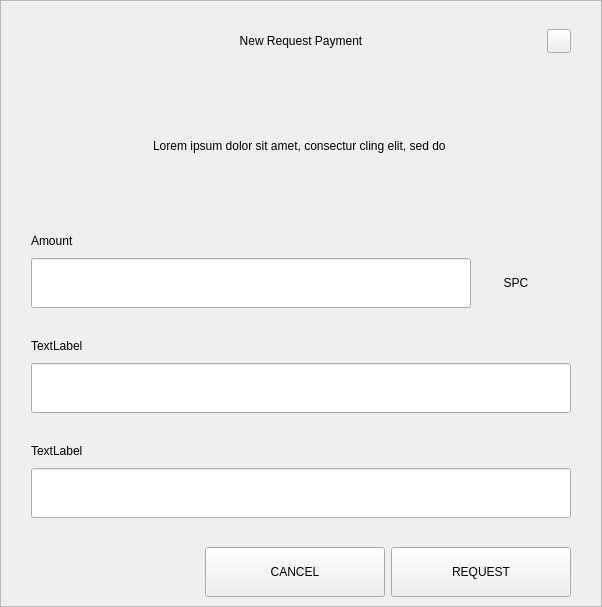
<?xml version="1.0" encoding="UTF-8"?>
<ui version="4.0">
 <class>RequestDialog</class>
 <widget class="QDialog" name="RequestDialog">
  <property name="geometry">
   <rect>
    <x>0</x>
    <y>0</y>
    <width>602</width>
    <height>607</height>
   </rect>
  </property>
  <property name="windowTitle">
   <string>Dialog</string>
  </property>
  <layout class="QVBoxLayout" name="verticalLayout_5">
   <property name="spacing">
    <number>0</number>
   </property>
   <property name="leftMargin">
    <number>0</number>
   </property>
   <property name="topMargin">
    <number>0</number>
   </property>
   <property name="rightMargin">
    <number>0</number>
   </property>
   <property name="bottomMargin">
    <number>0</number>
   </property>
   <item>
    <widget class="QFrame" name="frame">
     <property name="styleSheet">
      <string notr="true"/>
     </property>
     <property name="frameShape">
      <enum>QFrame::StyledPanel</enum>
     </property>
     <property name="frameShadow">
      <enum>QFrame::Raised</enum>
     </property>
     <layout class="QVBoxLayout" name="verticalLayout_4" stretch="1,0,0">
      <property name="spacing">
       <number>0</number>
      </property>
      <property name="leftMargin">
       <number>30</number>
      </property>
      <property name="topMargin">
       <number>20</number>
      </property>
      <property name="rightMargin">
       <number>30</number>
      </property>
      <property name="bottomMargin">
       <number>0</number>
      </property>
      <item>
       <layout class="QHBoxLayout" name="horizontalLayout_3">
        <property name="spacing">
         <number>0</number>
        </property>
        <item>
         <spacer name="horizontalSpacer_21">
          <property name="orientation">
           <enum>Qt::Horizontal</enum>
          </property>
          <property name="sizeHint" stdset="0">
           <size>
            <width>40</width>
            <height>20</height>
           </size>
          </property>
         </spacer>
        </item>
        <item>
         <widget class="QLabel" name="labelTitle">
          <property name="minimumSize">
           <size>
            <width>0</width>
            <height>40</height>
           </size>
          </property>
          <property name="maximumSize">
           <size>
            <width>16777215</width>
            <height>40</height>
           </size>
          </property>
          <property name="styleSheet">
           <string notr="true">padding-left:24px;</string>
          </property>
          <property name="text">
           <string>New Request Payment</string>
          </property>
          <property name="alignment">
           <set>Qt::AlignCenter</set>
          </property>
          <property name="margin">
           <number>7</number>
          </property>
         </widget>
        </item>
        <item>
         <spacer name="horizontalSpacer">
          <property name="orientation">
           <enum>Qt::Horizontal</enum>
          </property>
          <property name="sizeHint" stdset="0">
           <size>
            <width>40</width>
            <height>20</height>
           </size>
          </property>
         </spacer>
        </item>
        <item>
         <widget class="QPushButton" name="btnEsc">
          <property name="minimumSize">
           <size>
            <width>24</width>
            <height>24</height>
           </size>
          </property>
          <property name="maximumSize">
           <size>
            <width>24</width>
            <height>24</height>
           </size>
          </property>
          <property name="focusPolicy">
           <enum>Qt::NoFocus</enum>
          </property>
          <property name="text">
           <string/>
          </property>
         </widget>
        </item>
       </layout>
      </item>
      <item>
       <widget class="QStackedWidget" name="stack">
        <property name="minimumSize">
         <size>
          <width>540</width>
          <height>0</height>
         </size>
        </property>
        <property name="maximumSize">
         <size>
          <width>540</width>
          <height>16777215</height>
         </size>
        </property>
        <property name="currentIndex">
         <number>0</number>
        </property>
        <widget class="QWidget" name="page_1">
         <property name="minimumSize">
          <size>
           <width>540</width>
           <height>0</height>
          </size>
         </property>
         <property name="maximumSize">
          <size>
           <width>540</width>
           <height>16777215</height>
          </size>
         </property>
         <layout class="QVBoxLayout" name="layout1">
          <property name="spacing">
           <number>0</number>
          </property>
          <property name="leftMargin">
           <number>0</number>
          </property>
          <property name="topMargin">
           <number>0</number>
          </property>
          <property name="rightMargin">
           <number>0</number>
          </property>
          <property name="bottomMargin">
           <number>0</number>
          </property>
          <item>
           <spacer name="verticalSpacer_21">
            <property name="orientation">
             <enum>Qt::Vertical</enum>
            </property>
            <property name="sizeType">
             <enum>QSizePolicy::Fixed</enum>
            </property>
            <property name="sizeHint" stdset="0">
             <size>
              <width>20</width>
              <height>30</height>
             </size>
            </property>
           </spacer>
          </item>
          <item alignment="Qt::AlignHCenter">
           <widget class="QLabel" name="labelMessage">
            <property name="minimumSize">
             <size>
              <width>400</width>
              <height>50</height>
             </size>
            </property>
            <property name="text">
             <string>Lorem ipsum dolor sit amet, consectur cling elit, sed do </string>
            </property>
            <property name="alignment">
             <set>Qt::AlignCenter</set>
            </property>
            <property name="wordWrap">
             <bool>true</bool>
            </property>
           </widget>
          </item>
          <item alignment="Qt::AlignBottom">
           <widget class="QWidget" name="containerAmount" native="true">
            <layout class="QVBoxLayout" name="verticalLayout">
             <property name="spacing">
              <number>9</number>
             </property>
             <property name="leftMargin">
              <number>0</number>
             </property>
             <property name="topMargin">
              <number>0</number>
             </property>
             <property name="rightMargin">
              <number>0</number>
             </property>
             <property name="bottomMargin">
              <number>0</number>
             </property>
             <item>
              <widget class="QLabel" name="labelSubtitleAmount">
               <property name="minimumSize">
                <size>
                 <width>350</width>
                 <height>16</height>
                </size>
               </property>
               <property name="maximumSize">
                <size>
                 <width>16777215</width>
                 <height>16</height>
                </size>
               </property>
               <property name="text">
                <string>Amount</string>
               </property>
              </widget>
             </item>
             <item alignment="Qt::AlignTop">
              <widget class="QWidget" name="layoutAmount" native="true">
               <layout class="QHBoxLayout" name="horizontalLayout" stretch="2,0">
                <property name="spacing">
                 <number>0</number>
                </property>
                <property name="leftMargin">
                 <number>0</number>
                </property>
                <property name="topMargin">
                 <number>0</number>
                </property>
                <property name="rightMargin">
                 <number>0</number>
                </property>
                <property name="bottomMargin">
                 <number>0</number>
                </property>
                <item>
                 <widget class="QLineEdit" name="lineEditAmount">
                  <property name="minimumSize">
                   <size>
                    <width>0</width>
                    <height>50</height>
                   </size>
                  </property>
                  <property name="maximumSize">
                   <size>
                    <width>16777215</width>
                    <height>50</height>
                   </size>
                  </property>
                 </widget>
                </item>
                <item>
                 <widget class="QWidget" name="comboContainer" native="true">
                  <property name="minimumSize">
                   <size>
                    <width>100</width>
                    <height>50</height>
                   </size>
                  </property>
                  <property name="maximumSize">
                   <size>
                    <width>16777215</width>
                    <height>50</height>
                   </size>
                  </property>
                  <layout class="QHBoxLayout" name="horizontalLayout_31">
                   <property name="spacing">
                    <number>0</number>
                   </property>
                   <property name="leftMargin">
                    <number>0</number>
                   </property>
                   <property name="topMargin">
                    <number>0</number>
                   </property>
                   <property name="rightMargin">
                    <number>10</number>
                   </property>
                   <property name="bottomMargin">
                    <number>0</number>
                   </property>
                   <item>
                    <widget class="QLabel" name="comboBoxCoin">
                     <property name="text">
                      <string>SPC</string>
                     </property>
                     <property name="alignment">
                      <set>Qt::AlignCenter</set>
                     </property>
                    </widget>
                   </item>
                  </layout>
                 </widget>
                </item>
               </layout>
              </widget>
             </item>
            </layout>
           </widget>
          </item>
          <item>
           <spacer name="verticalSpacer_31">
            <property name="orientation">
             <enum>Qt::Vertical</enum>
            </property>
            <property name="sizeType">
             <enum>QSizePolicy::Fixed</enum>
            </property>
            <property name="sizeHint" stdset="0">
             <size>
              <width>20</width>
              <height>30</height>
             </size>
            </property>
           </spacer>
          </item>
          <item>
           <layout class="QVBoxLayout" name="verticalLayoutLabel">
            <property name="spacing">
             <number>9</number>
            </property>
            <item>
             <widget class="QLabel" name="labelSubtitleLabel">
              <property name="minimumSize">
               <size>
                <width>0</width>
                <height>16</height>
               </size>
              </property>
              <property name="maximumSize">
               <size>
                <width>16777215</width>
                <height>16</height>
               </size>
              </property>
              <property name="text">
               <string>TextLabel</string>
              </property>
             </widget>
            </item>
            <item>
             <widget class="QLineEdit" name="lineEditLabel">
              <property name="minimumSize">
               <size>
                <width>0</width>
                <height>50</height>
               </size>
              </property>
              <property name="maximumSize">
               <size>
                <width>16777215</width>
                <height>50</height>
               </size>
              </property>
             </widget>
            </item>
           </layout>
          </item>
          <item>
           <spacer name="verticalSpacer_34">
            <property name="orientation">
             <enum>Qt::Vertical</enum>
            </property>
            <property name="sizeType">
             <enum>QSizePolicy::Fixed</enum>
            </property>
            <property name="sizeHint" stdset="0">
             <size>
              <width>20</width>
              <height>30</height>
             </size>
            </property>
           </spacer>
          </item>
          <item>
           <layout class="QVBoxLayout" name="verticalLayoutDescription">
            <property name="spacing">
             <number>9</number>
            </property>
            <item>
             <widget class="QLabel" name="labelSubtitleDescription">
              <property name="minimumSize">
               <size>
                <width>0</width>
                <height>16</height>
               </size>
              </property>
              <property name="maximumSize">
               <size>
                <width>16777215</width>
                <height>16</height>
               </size>
              </property>
              <property name="text">
               <string>TextLabel</string>
              </property>
             </widget>
            </item>
            <item>
             <widget class="QLineEdit" name="lineEditDescription">
              <property name="minimumSize">
               <size>
                <width>0</width>
                <height>50</height>
               </size>
              </property>
              <property name="maximumSize">
               <size>
                <width>16777215</width>
                <height>50</height>
               </size>
              </property>
             </widget>
            </item>
            <item>
             <spacer name="verticalSpacer_4">
              <property name="orientation">
               <enum>Qt::Vertical</enum>
              </property>
              <property name="sizeType">
               <enum>QSizePolicy::Fixed</enum>
              </property>
              <property name="sizeHint" stdset="0">
               <size>
                <width>20</width>
                <height>20</height>
               </size>
              </property>
             </spacer>
            </item>
           </layout>
          </item>
         </layout>
        </widget>
        <widget class="QWidget" name="page_2">
         <layout class="QVBoxLayout" name="layout2">
          <item>
           <spacer name="verticalSpacer_5">
            <property name="orientation">
             <enum>Qt::Vertical</enum>
            </property>
            <property name="sizeType">
             <enum>QSizePolicy::Fixed</enum>
            </property>
            <property name="sizeHint" stdset="0">
             <size>
              <width>20</width>
              <height>50</height>
             </size>
            </property>
           </spacer>
          </item>
          <item alignment="Qt::AlignHCenter">
           <widget class="QLabel" name="labelQrImg">
            <property name="minimumSize">
             <size>
              <width>260</width>
              <height>260</height>
             </size>
            </property>
            <property name="maximumSize">
             <size>
              <width>260</width>
              <height>260</height>
             </size>
            </property>
            <property name="text">
             <string/>
            </property>
            <property name="alignment">
             <set>Qt::AlignCenter</set>
            </property>
           </widget>
          </item>
          <item>
           <spacer name="verticalSpacer_2">
            <property name="orientation">
             <enum>Qt::Vertical</enum>
            </property>
            <property name="sizeType">
             <enum>QSizePolicy::Fixed</enum>
            </property>
            <property name="sizeHint" stdset="0">
             <size>
              <width>20</width>
              <height>30</height>
             </size>
            </property>
           </spacer>
          </item>
          <item alignment="Qt::AlignHCenter">
           <widget class="QLabel" name="labelAddress">
            <property name="text">
             <string>D7VFR83SQbiezrW72hjcWJtcfip5krte2Z </string>
            </property>
           </widget>
          </item>
          <item>
           <spacer name="verticalSpacer_32">
            <property name="orientation">
             <enum>Qt::Vertical</enum>
            </property>
            <property name="sizeType">
             <enum>QSizePolicy::Expanding</enum>
            </property>
            <property name="sizeHint" stdset="0">
             <size>
              <width>20</width>
              <height>20</height>
             </size>
            </property>
           </spacer>
          </item>
          <item>
           <layout class="QHBoxLayout" name="horizontal">
            <property name="leftMargin">
             <number>20</number>
            </property>
            <property name="rightMargin">
             <number>20</number>
            </property>
            <property name="bottomMargin">
             <number>20</number>
            </property>
            <item>
             <spacer name="horizontalSpacer_4">
              <property name="orientation">
               <enum>Qt::Horizontal</enum>
              </property>
              <property name="sizeHint" stdset="0">
               <size>
                <width>40</width>
                <height>20</height>
               </size>
              </property>
             </spacer>
            </item>
            <item>
             <widget class="QPushButton" name="btnCopyAddress">
              <property name="minimumSize">
               <size>
                <width>180</width>
                <height>50</height>
               </size>
              </property>
              <property name="text">
               <string>COPY ADDRESS</string>
              </property>
             </widget>
            </item>
            <item>
             <widget class="QPushButton" name="btnCopyUrl">
              <property name="minimumSize">
               <size>
                <width>180</width>
                <height>50</height>
               </size>
              </property>
              <property name="text">
               <string>COPY URL</string>
              </property>
             </widget>
            </item>
            <item>
             <spacer name="horizontalSpacer_2">
              <property name="orientation">
               <enum>Qt::Horizontal</enum>
              </property>
              <property name="sizeHint" stdset="0">
               <size>
                <width>40</width>
                <height>20</height>
               </size>
              </property>
             </spacer>
            </item>
           </layout>
          </item>
         </layout>
        </widget>
       </widget>
      </item>
      <item>
       <widget class="QWidget" name="buttonsStack" native="true">
        <layout class="QHBoxLayout" name="horizontalLayout_5">
         <property name="leftMargin">
          <number>20</number>
         </property>
         <property name="rightMargin">
          <number>0</number>
         </property>
         <item>
          <spacer name="horizontalSpacer_41">
           <property name="orientation">
            <enum>Qt::Horizontal</enum>
           </property>
           <property name="sizeHint" stdset="0">
            <size>
             <width>40</width>
             <height>20</height>
            </size>
           </property>
          </spacer>
         </item>
         <item>
          <widget class="QPushButton" name="btnCancel">
           <property name="minimumSize">
            <size>
             <width>180</width>
             <height>50</height>
            </size>
           </property>
           <property name="focusPolicy">
            <enum>Qt::NoFocus</enum>
           </property>
           <property name="text">
            <string>CANCEL</string>
           </property>
          </widget>
         </item>
         <item>
          <widget class="QPushButton" name="btnSave">
           <property name="minimumSize">
            <size>
             <width>180</width>
             <height>50</height>
            </size>
           </property>
           <property name="focusPolicy">
            <enum>Qt::NoFocus</enum>
           </property>
           <property name="text">
            <string>REQUEST</string>
           </property>
          </widget>
         </item>
        </layout>
       </widget>
      </item>
     </layout>
    </widget>
   </item>
  </layout>
 </widget>
 <resources/>
 <connections/>
</ui>
